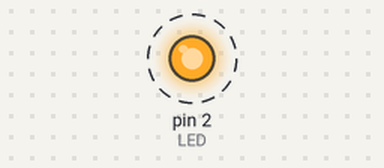
A sketch run on a simulated Arduino Uno, built with avr-gcc and run on an emulated ATmega328P. Shown: output pins drawn as LEDs (lit = HIGH). Dashed ring = blinking. What the sketch prints to the serial monitor is not drawn.

Above: at 0.6 s.
Timing chart, 0 to 3.6 s (numbered marks = the images above):
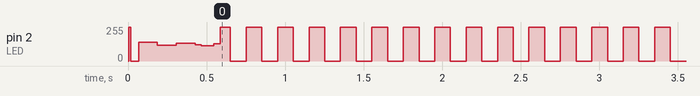

The sketch:

Chaucer4K.ino
```cpp
#include <avr/pgmspace.h>
#include "Arduino.h"
void setup();
void loop();
const char PROGMEM knightsTale [] /*__attribute__((section(".fini7"))) */=
"                     THE KNIGHT'S TALE <1>\n"
"\n"
"\n"
"WHILOM*, as olde stories tellen us,                            *formerly\n"
"There was a duke that highte* Theseus.                   *was called <2>\n"
"Of Athens he was lord and governor,\n"
"And in his time such a conqueror\n"
"That greater was there none under the sun.\n"
"Full many a riche country had he won.\n"
"What with his wisdom and his chivalry,\n"
"He conquer'd all the regne of Feminie,<3>\n"
"That whilom was y-cleped Scythia;\n"
"And weddede the Queen Hippolyta\n"
"And brought her home with him to his country\n"
"With muchel* glory and great solemnity,                           *great\n"
"And eke her younge sister Emily,\n"
"And thus with vict'ry and with melody\n"
"Let I this worthy Duke to Athens ride,\n"
"And all his host, in armes him beside.\n"
"\n"
"And certes, if it n'ere* too long to hear,                     *were not\n"
"I would have told you fully the mannere,\n"
"How wonnen* was the regne of Feminie, <4>                           *won\n"
"By Theseus, and by his chivalry;\n"
"And of the greate battle for the nonce\n"
"Betwixt Athenes and the Amazons;\n"
"And how assieged was Hippolyta,\n"
"The faire hardy queen of Scythia;\n"
"And of the feast that was at her wedding\n"
"And of the tempest at her homecoming.\n"
"But all these things I must as now forbear.\n"
"I have, God wot, a large field to ear*                       *plough<5>;\n"
"And weake be the oxen in my plough;\n"
"The remnant of my tale is long enow.\n"
"I will not *letten eke none of this rout*.                *hinder any of\n"
"Let every fellow tell his tale about,                      this company*\n"
"And let see now who shall the supper win.\n"
"There *as I left*, I will again begin.                *where I left off*\n"
"\n"
"This Duke, of whom I make mentioun,\n"
"When he was come almost unto the town,\n"
"In all his weal, and in his moste pride,\n"
"He was ware, as he cast his eye aside,\n"
"Where that there kneeled in the highe way\n"
"A company of ladies, tway and tway,\n"
"Each after other, clad in clothes black:\n"
"But such a cry and such a woe they make,\n"
"That in this world n'is creature living,\n"
"That hearde such another waimenting*                      *lamenting <6>\n"
"And of this crying would they never stenten*,                    *desist\n"
"Till they the reines of his bridle henten*.                       *seize\n"
"\"What folk be ye that at mine homecoming\n"
"Perturben so my feaste with crying?\"\n"
"Quoth Theseus; \"Have ye so great envy\n"
"Of mine honour, that thus complain and cry?\n"
"Or who hath you misboden*, or offended?                         *wronged\n"
"Do telle me, if it may be amended;\n"
"And why that ye be clad thus all in black?\"\n"
"\n"
"The oldest lady of them all then spake,\n"
"When she had swooned, with a deadly cheer*,                 *countenance\n"
"That it was ruthe* for to see or hear.                             *pity\n"
"She saide; \"Lord, to whom fortune hath given\n"
"Vict'ry, and as a conqueror to liven,\n"
"Nought grieveth us your glory and your honour;\n"
"But we beseechen mercy and succour.\n"
"Have mercy on our woe and our distress;\n"
"Some drop of pity, through thy gentleness,\n"
"Upon us wretched women let now fall.\n"
"For certes, lord, there is none of us all\n"
"That hath not been a duchess or a queen;\n"
"Now be we caitives*, as it is well seen:                       *captives\n"
"Thanked be Fortune, and her false wheel,\n"
"That *none estate ensureth to be wele*.       *assures no continuance of\n"
"And certes, lord, t'abiden your presence              prosperous estate*\n"
"Here in this temple of the goddess Clemence\n"
"We have been waiting all this fortenight:\n"
"Now help us, lord, since it lies in thy might.\n"
"\n"
"\"I, wretched wight, that weep and waile thus,\n"
"Was whilom wife to king Capaneus,\n"
"That starf* at Thebes, cursed be that day:                     *died <7>\n"
"And alle we that be in this array,\n"
"And maken all this lamentatioun,\n"
"We losten all our husbands at that town,\n"
"While that the siege thereabouten lay.\n"
"And yet the olde Creon, wellaway!\n"
"That lord is now of Thebes the city,\n"
"Fulfilled of ire and of iniquity,\n"
"He for despite, and for his tyranny,\n"
"To do the deade bodies villainy*,                                *insult\n"
"Of all our lorde's, which that been y-slaw,                       *slain\n"
"Hath all the bodies on an heap y-draw,\n"
"And will not suffer them by none assent\n"
"Neither to be y-buried, nor y-brent*,                             *burnt\n"
"But maketh houndes eat them in despite.\"\n"
"And with that word, withoute more respite\n"
"They fallen groff,* and cryden piteously;                    *grovelling\n"
"\"Have on us wretched women some mercy,\n"
"And let our sorrow sinken in thine heart.\"\n"
"\n"
"This gentle Duke down from his courser start\n"
"With hearte piteous, when he heard them speak.\n"
"Him thoughte that his heart would all to-break,\n"
"When he saw them so piteous and so mate*                         *abased\n"
"That whilom weren of so great estate.\n"
"And in his armes he them all up hent*,                     *raised, took\n"
"And them comforted in full good intent,\n"
"And swore his oath, as he was true knight,\n"
"He woulde do *so farforthly his might*        *as far as his power went*\n"
"Upon the tyrant Creon them to wreak*,                            *avenge\n"
"That all the people of Greece shoulde speak,\n"
"How Creon was of Theseus y-served,\n"
"As he that had his death full well deserved.\n"
"And right anon withoute more abode*                               *delay\n"
"His banner he display'd, and forth he rode\n"
"To Thebes-ward, and all his, host beside:\n"
"No ner* Athenes would he go nor ride,                            *nearer\n"
"Nor take his ease fully half a day,\n"
"But onward on his way that night he lay:\n"
"And sent anon Hippolyta the queen,\n"
"And Emily her younge sister sheen*                       *bright, lovely\n"
"Unto the town of Athens for to dwell:\n"
"And forth he rit*; there is no more to tell.                       *rode\n"
"\n"
"The red statue of Mars with spear and targe*                     *shield\n"
"So shineth in his white banner large\n"
"That all the fieldes glitter up and down:\n"
"And by his banner borne is his pennon\n"
"Of gold full rich, in which there was y-beat*                   *stamped\n"
"The Minotaur<8> which that he slew in Crete\n"
"Thus rit this Duke, thus rit this conqueror\n"
"And in his host of chivalry the flower,\n"
"Till that he came to Thebes, and alight\n"
"Fair in a field, there as he thought to fight.\n"
"But shortly for to speaken of this thing,\n"
"With Creon, which that was of Thebes king,\n"
"He fought, and slew him manly as a knight\n"
"In plain bataille, and put his folk to flight:\n"
"And by assault he won the city after,\n"
"And rent adown both wall, and spar, and rafter;\n"
"And to the ladies he restored again\n"
"The bodies of their husbands that were slain,\n"
"To do obsequies, as was then the guise*.                         *custom\n"
"\n"
/*
"But it were all too long for to devise*                        *describe\n"
"The greate clamour, and the waimenting*,                      *lamenting\n"
"Which that the ladies made at the brenning*                     *burning\n"
"Of the bodies, and the great honour\n"
"That Theseus the noble conqueror\n"
"Did to the ladies, when they from him went:\n"
"But shortly for to tell is mine intent.\n"
"When that this worthy Duke, this Theseus,\n"
"Had Creon slain, and wonnen Thebes thus,\n"
"Still in the field he took all night his rest,\n"
"And did with all the country as him lest*.                      *pleased\n"
"To ransack in the tas* of bodies dead,                             *heap\n"
"Them for to strip of *harness and of **weed,           *armour **clothes\n"
"The pillers* did their business and cure,                 *pillagers <9>\n"
"After the battle and discomfiture.\n"
"And so befell, that in the tas they found,\n"
"Through girt with many a grievous bloody wound,\n"
"Two younge knightes *ligging by and by*             *lying side by side*\n"
"Both in *one armes*, wrought full richely:             *the same armour*\n"
"Of whiche two, Arcita hight that one,\n"
"And he that other highte Palamon.\n"
"Not fully quick*, nor fully dead they were,                       *alive\n"
"But by their coat-armour, and by their gear,\n"
"The heralds knew them well in special,\n"
"As those that weren of the blood royal\n"
"Of Thebes, and *of sistren two y-born*.            *born of two sisters*\n"
"Out of the tas the pillers have them torn,\n"
"And have them carried soft unto the tent\n"
"Of Theseus, and he full soon them sent\n"
"To Athens, for to dwellen in prison\n"
"Perpetually, he *n'olde no ranson*.               *would take no ransom*\n"
"And when this worthy Duke had thus y-done,\n"
"He took his host, and home he rit anon\n"
"With laurel crowned as a conquerour;\n"
"And there he lived in joy and in honour\n"
"Term of his life; what needeth wordes mo'?\n"
"And in a tower, in anguish and in woe,\n"
"Dwellen this Palamon, and eke Arcite,\n"
"For evermore, there may no gold them quite*                    *set free\n"
"\n"
*/
;

static const char *p;
static unsigned int i = 0;

#define LED	2

void setup() {
  char c;

  pinMode(LED, OUTPUT);
  digitalWrite(LED, HIGH);

  Serial.begin(115200);

  p = &knightsTale[0];
  do {
    c = pgm_read_byte(p++);
    Serial.write(c);

    if ((i % 128) == 0)
      digitalWrite(LED, (i/128) & 1);
    i++;
  } while (c);
}

void loop() {
  char c = pgm_read_byte(p);
  if (c) {
    Serial.write(c);
    p++;
  }
  else
    p = &knightsTale[0];

  digitalWrite(LED, i++ & 1);
  delay(100);
}
```
